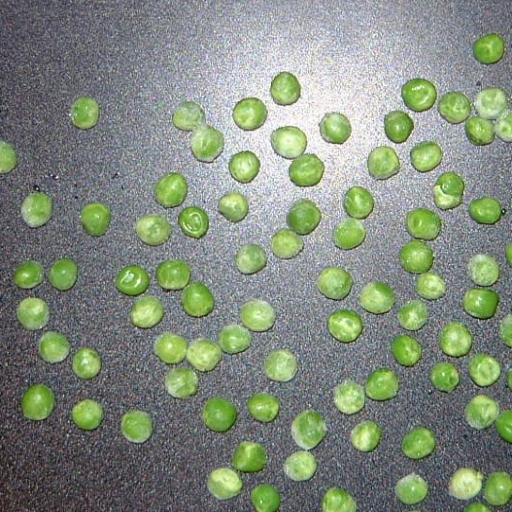
#> input picture PeasOnDesk_lab2/IMGS/croppedpeasondesk.jpg, 512 x 512 px
$ jupyter execute --allow-errors PeasOnDesk_NoSolutions.ipynb   (shell and % lines are left out)
#> lines starting #> are read from the running program, lines starting #| are printed output that depends on the picture; long printed decimals are rounded
<div align='center'>

## Image Processing

### Peas On Desk Practical

#### 10/02/2022, Ver. 1.0
</div>

### 0. Introduction

Image processing/computer vision has evolved a number of techniques that are quite distinct from classical statistical (multivariate) techniques and machine learning for dealing with the special nature of digital images.  One set of very successful, fast techniques for computer vision is based on _binary_ image processing which we begin to explore in this practical.

You are given an image `croppedpeasondesk.jpg`  which is available off the VLE.  Load this into _Python_ using tools from PIL, and assign the image to variable `X`; display the image.

Note the image type (i.e. paletted or RGB (full colour)); use `np.shape` or other techniques from previous practicals to understand its shape and representation.  It is important that you understand how the size and type of the image data – and its representation in _Python_, relate to the display of the image.  If you are not sure what this means, ask a demonstrator.

The aim of this exercise is to count and find the locations of the peas using the simplest possible set of operations. From this, even though it will be imperfect, we will create a “database” of pea images.

Whilst this might seem a rather bizarre thing to do, the apparent simplicity of the exercise introduces you to several topics that are usually hidden, such as the statistical characterisation of image data. The ideas we meet here have extensions to object recognition and to methods that are used to statistically characterise images). **Task 3** also implicitly contains an exercise in image registration, although I don’t describe it as such.

### 1. A simple approach to segmentation

Well, we could really complicate this, and train a deep neural network to recognise peas. But this would not give us insight into some of the value of understanding colour-spaces.  Secondly, the big headache of pure data driven techniques is that we need to provide training data for such an approach. So, instead, we will try to use some heuristics to detect the locations of peas in the image. Though this will never be perfect, it can be used to bootstrap the acquisition of label data that can then be used to train a network.

We are going to first look at the intensity image, just to see what information it contains. We will use the tools of **PIL** and **scikit-image** to provide the basic functionality. If you have not yet done so, please install **scikit-image** using (if you are using `conda`), entered at the command prompt (PowerShell, `bash` or `zsh` prompt with the appropriate `conda` environment selected.

`conda install scikit-image`

or the graphical package installer if you are using it. The user documentation for **scikit-image** is to found [here](https://scikit-image.org/docs/stable/user_guide.html). There are a number of subpackages that are listed [here](https://scikit-image.org/docs/stable/api/skimage.html#subpackages).

#### 1.1 Getting Started

[cell 1]
from PIL import Image
from skimage import color as skco
import numpy as np
import matplotlib.pyplot as plt

[cell 2]
p_image = Image.open('IMGS/croppedpeasondesk.jpg')
#> p_image is the input picture: PIL image 512x512 RGB; mean R, G, B 130.1, 140.2, 125.4
print(type(p_image))
#| <class 'PIL.JpegImagePlugin.JpegImageFile'>
plt.imshow(p_image)
plt.axis('off')
plt.title('Fig. 1. Peas On Desk')

Having seen that intensity-based segmentation works nicely for rice grains, let's have a look at the histogram of _achromatic intensity_ first. This is a useful learning experience, showing a _counter example_ of the idea shown in the lectures of using intensity-based segmentation.

[cell 3]
na = np.array(p_image)
gr_im = skco.rgb2gray(na) # what does it do? it return a gray scale image
plt.imshow(gr_im, interpolation='none')
plt.axis('off')
plt.colorbar()
plt.title('Fig. 2. Peas on Desk (intensity)')

[cell 4]
print(np.shape(na))
#| (512, 512, 3)

print(np.shape(gr_im))
#| (512, 512)

<div style="background:#EEEEFF;color:black">

**Exercise 1** Using your results from the previous practical, display the image of Fig. 2 with a greyscale colourmap. &#9724;

<div>

[cell 5]
plt.imshow(gr_im, interpolation='none',cmap='gray')
plt.axis('off')
plt.colorbar()
plt.title('Fig. 2. Peas on Desk (intensity)')
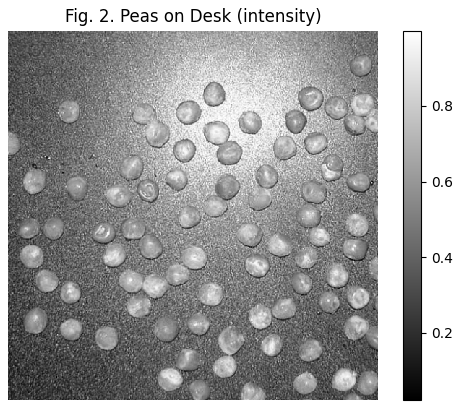
#> figure drawn by matplotlib, 2 panels

You should recognise that you can still see the peas, even with the absence of colour. Despite this, intensity on its own will not be a great cue to use to separate peas from desk: although the peas  _generally_ have lower pixel values than the background desk (which is a textured black), there is a very bright reflection off a substantial portion of the desk, where the peas actually have almost overlapping intensity with the background.

Looking at and plotting the _histogram_ of the pixel values will allow this to be more easily seen.

#### 1.2 Constructing a histogram of intensities

Although **matplotlib** has its own histogram routines, I recommend using the `numpy` histograms: you have more control over what you are doing, and you are less likely to get silly autoscaling mistakes, whereby two histograms being compared are constructed using different bins.

You can find the documentation for the histogram function [here](https://numpy.org/doc/stable/reference/generated/numpy.histogram.html). But we'll walk you through this to begin with:

[cell 6]
# First, let's see what range of values we are dealing with
min_intensity = np.min(gr_im)
#> min_intensity = 0.0219
max_intensity = np.max(gr_im)
#> max_intensity = 0.999
print('Min:', min_intensity, ', Max:', max_intensity)
#| Min: 0.02185 , Max: 0.9992

So, we have floating point intensity values. We can form a histogram by simply relying on autoscaling of histogram, and just specify the number of bins. Since we have so many pixels (how many?), we can use _lots_ of bins. Let's use 100!

[cell 7]
h, bin_edges = np.histogram(gr_im, bins=100) #100 bins in the histogram
#> h = 100 values, max 5090 at index 43, min 1 at index 0, mean 2621.4; bin_edges = 101 values from 0.0219 to 0.999
print(np.shape(bin_edges)) # number of bin edges, not number of bins
#| (101,)
print(np.shape(h))
#| (100,)

# by default, plt.bar is dumb: all bars have a width 0f 0.8! Phht....
barw = bin_edges[1]-bin_edges[0] # Should be the same for all bins.
#> barw = 0.00977

plt.bar(bin_edges[:-1], h, width=barw, align='edge') # ...set bar width properly.
plt.title('Fig. 3. Histogram of intensities')
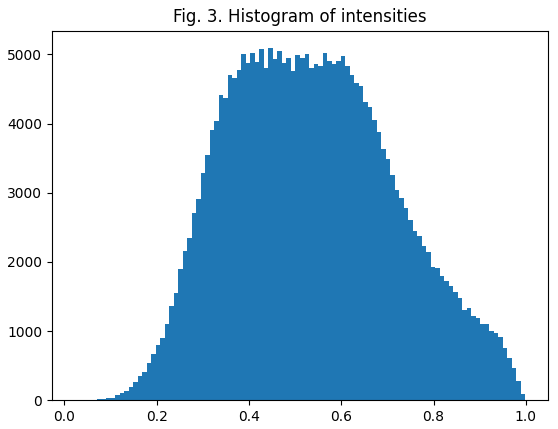
#> figure drawn by matplotlib, 1 panel; tallest bar 5090 high, from x = 0.442 to 0.452

<div class="alert alert-warning">

If you try to compute the histogram using `plt.hist()` directly, you may get unpredictable results. I strongly advise not going this route unless you have fully understood the idiosyncracies of automatic scaling.

</div>

<div class="alert alert-info">

What do you think `bin_edges` contains? You should examine the shape of `bin_edges`, and its values to make sure you understand where they come from. One thing to be _very_ careful with is that the upper and lower limits
of the histogram are set automatically _unless_ we explicitly set them. So, my preference would be to use this syntax:

```python
bin_edges = np.linspace(0, 1.0, 101)
h, _ = np.histogram(gr_im, bins=bin_edges)
barw = bin_edges[1]-bin_edges[0] # the default bar width is silly
plt.bar(bin_edges[:-1], h, width=barw, align='edge')
plt.title('Fig. 3a. Histogram of approximate intensities')
```
You should compare the figure this produces with the first histogram; the differences are minimal, but can be important, depending on the context and data.

</div>

**Interlude 1** The important thing to observe is that there is **no** obvious place to set a threshold for this histogram to separate the peas from the desk. But we need to repeat this exercise with the colour information in the image to see what we get.

<div style="background:#EEEEFF;color:black">

**Exercise 2** Using your experience from Practical 1, and in particular, `getchannel()`, extract the individual R, G, B channels from the peas on desk image; display each of the channels as an image, with an appropriate colourmap, and then compute the histogram of each of the channels. &#9724;

<div>

[cell 8]
# use getchannel() in PIL image package

[cell 9]
R = p_image.getchannel('R')
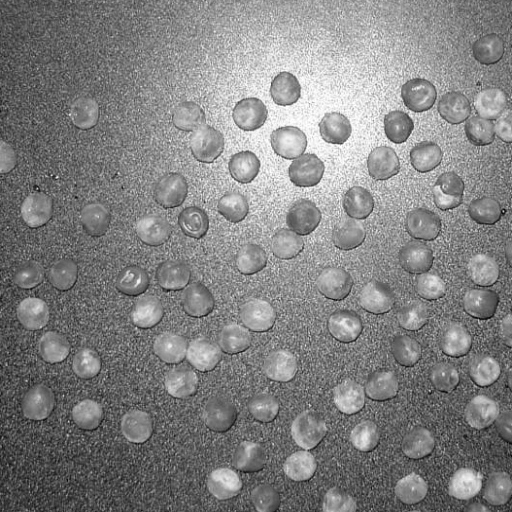
#> R: PIL image 512x512 L; min 3, max 255, mean 130.1
G = p_image.getchannel('G')
B = p_image.getchannel('B')
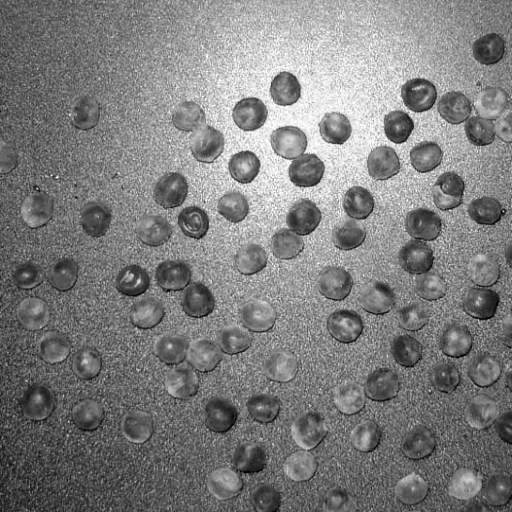
#> B: PIL image 512x512 L; min 0, max 255, mean 125.4

# To display the images, we can do this:
plt.figure(figsize=(12,4))
plt.subplot(1,3,1)
plt.imshow(R, cmap='gray')
plt.title('R')

plt.subplot(1,3,2)
plt.imshow(G, cmap='gray')
plt.title('G')

plt.subplot(1,3,3)
plt.imshow(B, cmap='gray')
plt.title('B')

bin_edges = np.linspace(0, 256, 101)
hr, _ = np.histogram(R, bins=bin_edges)
#> hr = 100 values, max 7402 at index 42, min 0 at index 0, mean 2621.4
hg, _ = np.histogram(G, bins=bin_edges)
#> hg = 100 values, max 5720 at index 42, min 0 at index 0, mean 2621.4
hb, _ = np.histogram(B, bins=bin_edges)
#> hb = 100 values, max 7623 at index 39, min 18 at index 2, mean 2621.4

barw = bin_edges[1]-bin_edges[0] # the default bar width is silly

plt.figure(figsize=(12,4))
plt.subplot(2,3,4)
plt.bar(bin_edges[:-1], hr, width=barw, align='edge', color='r')
plt.title('Histogram of red')


plt.subplot(2,3,5)
plt.bar(bin_edges[:-1], hg, width=barw, align='edge', color='g')
plt.title('Histogram of green')


plt.subplot(2,3,6)
plt.bar(bin_edges[:-1], hb, width=barw, align='edge', color='b')
plt.title('Histogram of blue')
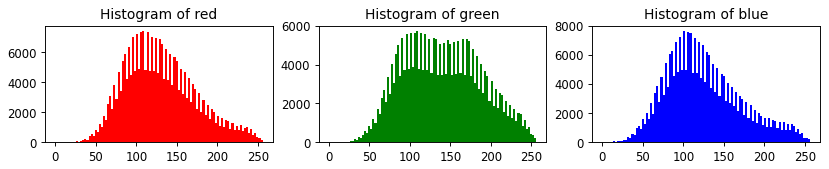
#> figure drawn by matplotlib, 3 panels; panel 1: tallest bar 7402 high, from x = 107.5 to 110.1; panel 2: tallest bar 5720 high, from x = 107.5 to 110.1; panel 3: tallest bar 7623 high, from x = 99.84 to 102.4

**Quiz** Do you think it would be possible to set a threshold on the green channel of the Peas on Desk image, in order to obtain binary regions that correspond to peas?  Try it! What do you observe, and what is the explanation?

<div style="background:#EEEEFF;color:black">

**Exercise 3** Using your experience from **Practical 1**, and in particular, the normalised or trichromatic coefficients, calculate and display the spatial fields corresponding to _nR_, _nG_ and _nB_.

_Hint_: You need to be **careful** with numeric representations in doing these calculations. But remember that `numpy` has routines specifically for converting from one numeric representation to another. &#9724;

<div>

[cell 10]
# asarray is just for make sure the data type is float here
fR = np.asarray(R, dtype=float)
fG = np.asarray(G, dtype=float)
fB = np.asarray(B, dtype=float)
print('native',np.shape(fR))
#| native (512, 512)

# Check the shape as you do these calculations
my_eps = 0.001 # Avoids divide by zero!
denominator = (fR+fG+fB+my_eps)
print('denominator', np.shape(denominator))
#| denominator (512, 512)

nR = fR/denominator
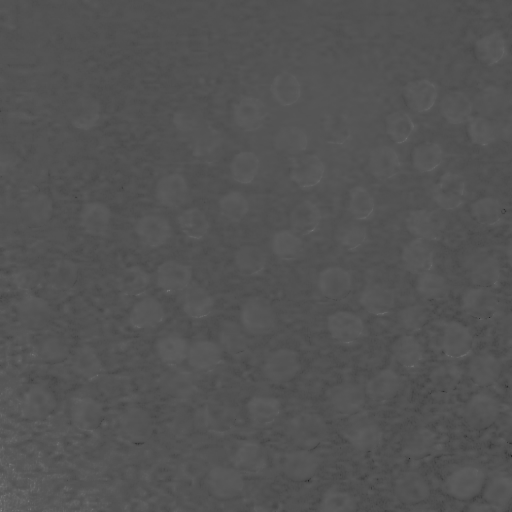
#> nR: shape (512, 512) float64; min 0.141, max 0.517, mean 0.329
nG = fG/denominator
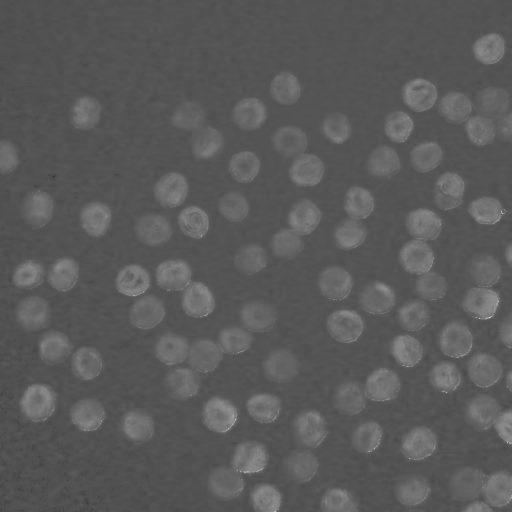
#> nG: shape (512, 512) float64; min 0.194, max 0.829, mean 0.354
nB = fB/denominator
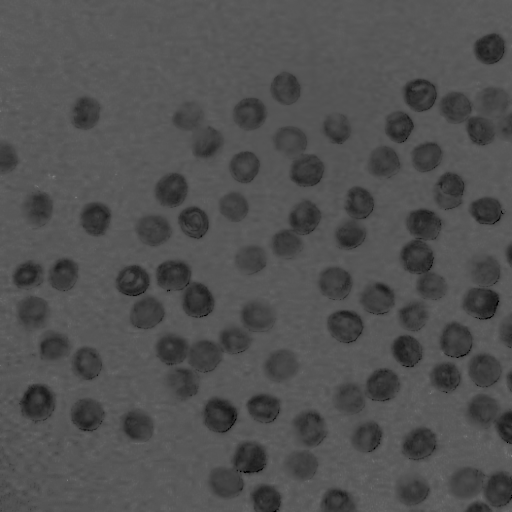
#> nB: shape (512, 512) float64; min 0, max 0.5, mean 0.317
print('normal',np.shape(nB))
#| normal (512, 512)

plt.figure(figsize=(12,4))
plt.subplot(1,3,1)
plt.title('nR')
plt.imshow(nR, cmap='gray')
plt.subplot(1,3,2)
plt.title('nG')
plt.imshow(nG, cmap='gray')
plt.subplot(1,3,3)
plt.imshow(nB, cmap='gray')

<div style="background:#EEEEFF;color:black">

**Exercise 4** Calculate and display the histograms corresponding to _nR_, _nG_ and _nB_. What do you notice about the histograms of these channels? Which ones can be used to separate the peas from the background? &#9724;

<div>

[cell 11]
# Assuming that Ex. 3 has been completed!

bin_edges = np.linspace(0, 1, 101) # Why? And can we do better?

hnR, _ = np.histogram(nR, bins=bin_edges)
#> hnR = 100 values, max 93692 at index 32, min 0 at index 0, mean 2621.4
hnG, _ = np.histogram(nG, bins=bin_edges)
#> hnG = 100 values, max 74251 at index 32, min 0 at index 0, mean 2621.4
hnB, _ = np.histogram(nB, bins=bin_edges)
#> hnB = 100 values, max 73162 at index 34, min 0 at index 44, mean 2621.4

barw = bin_edges[1]-bin_edges[0] # the default bar width is silly

plt.figure(figsize=(12,4))
plt.subplot(1,3,1)
plt.bar(bin_edges[:-1], hnR, width=barw, align='edge', color='r')
plt.title('Histogram of nR')
plt.subplot(1,3,2)
plt.bar(bin_edges[:-1], hnG, width=barw, align='edge', color='g')
plt.title('Histogram of nG')
plt.subplot(1,3,3)
plt.bar(bin_edges[:-1], hnB, width=barw, align='edge', color='b')
plt.title('Histogram of nB')
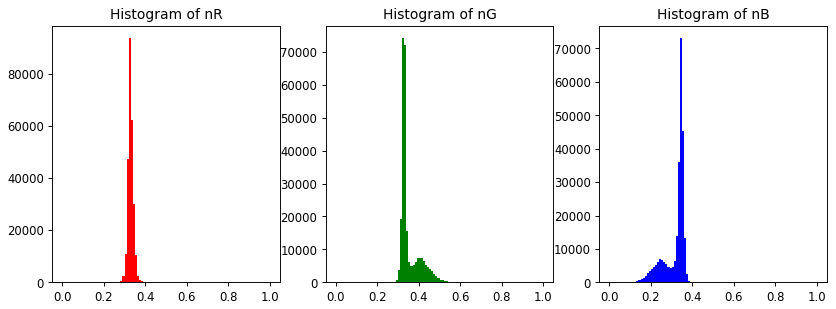
#> figure drawn by matplotlib, 3 panels; panel 1: tallest bar 93692 high, from x = 0.32 to 0.33; panel 2: tallest bar 74251 high, from x = 0.32 to 0.33; panel 3: tallest bar 73162 high, from x = 0.34 to 0.35

### 2. Creating a Binary Image

The next step in our simple pea analysis exercise is to create a binary image where each pixel is labelled according to whether it belongs to a pea, or the background.

#### 2.1 Examining and Selecting a Threshold

As we have discussed in the practicals, one of the most appropriate ways of doing this is to start by _looking_ at the histogram. You can always automate later if you really need to: there is no substitute for examining the data!

<div style="background:#EEEEFF;color:black">

**Exercise 5** Using the material of the lectures, and by carefully examining the histograms you produced in Exercise 4, create a binary image that contains pixels of value 1 if the pixel belongs to a pea, and a value of 0 if the pixel belongs to the background. Call this image-type variable `P_Mask`.

It turns out that more than one channel contains useful information. Which channel do you think is best to use?
</div>

[cell 12]
P_Mask = nG > 0.37
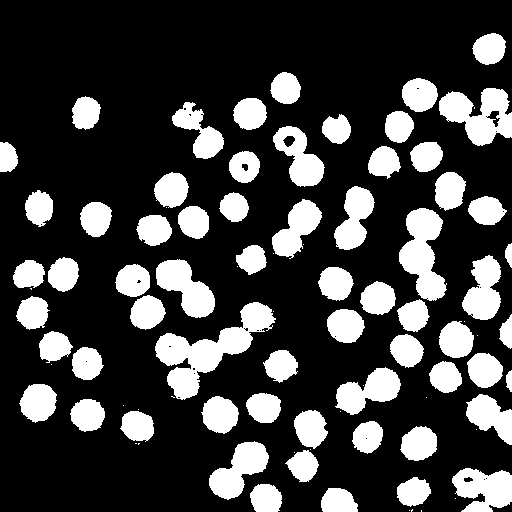
#> P_Mask: shape (512, 512) bool; 25% white; 89 white regions (25 under 20 px)
print(np.shape(P_Mask))
#| (512, 512)
#> (the rest of the program and of its run is left out)
